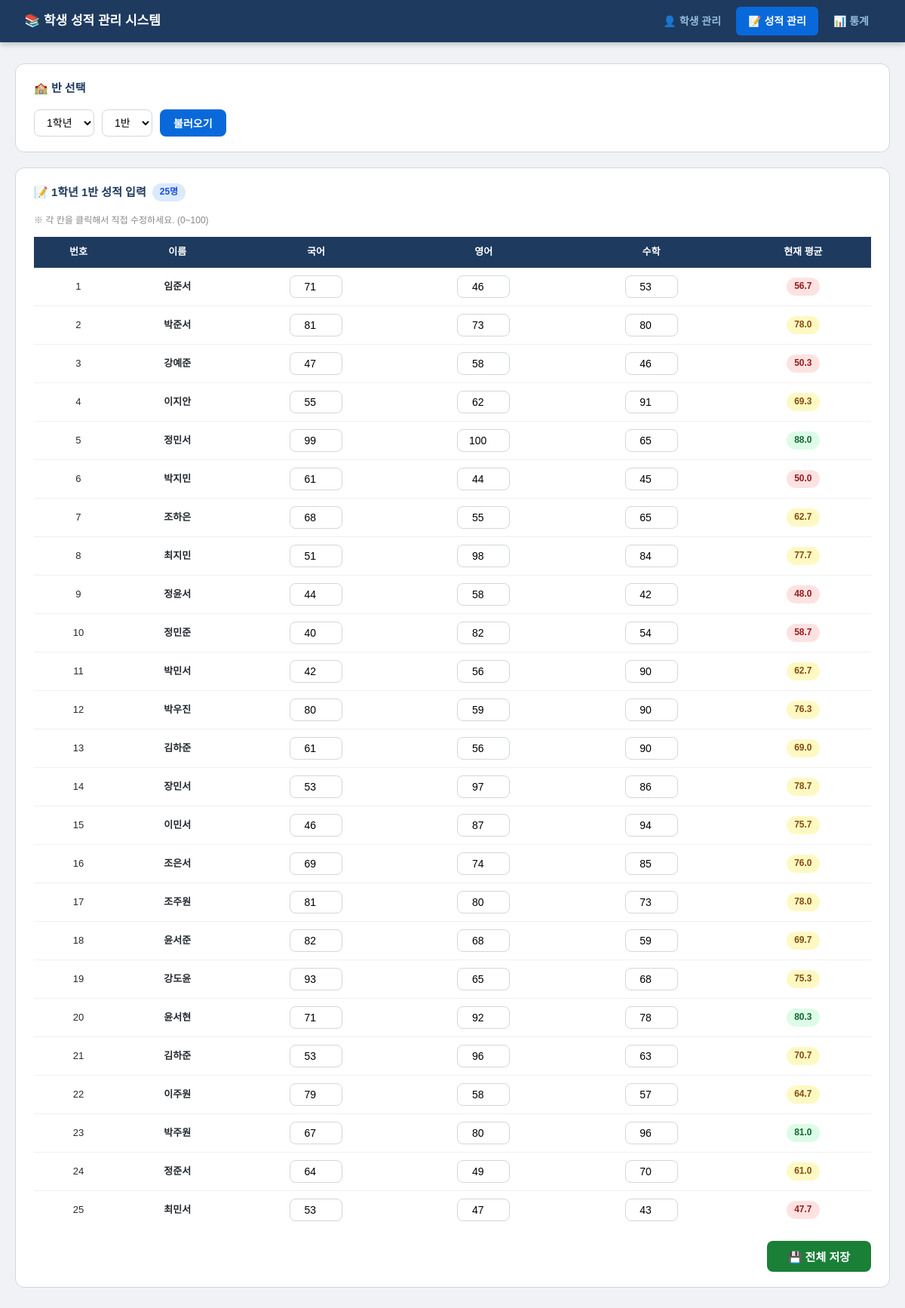
/scores, run on the app's committed database.
### tables this page shows
CREATE TABLE students(
                grade INTEGER, class_num INTEGER, num INTEGER,
                name TEXT NOT NULL,
                korean INTEGER DEFAULT 0,
                english INTEGER DEFAULT 0,
                math INTEGER DEFAULT 0,
                average REAL DEFAULT 0.0,
                PRIMARY KEY(grade,class_num,num));

### app.py (the view)
@app.route("/scores")
def scores():
    grade     = int(request.args.get("grade", 1))
    class_num = int(request.args.get("class_num", 1))
    students  = db.get_by_class(grade, class_num)
    return render_template("scores.html", students=students, grade=grade, class_num=class_num)

### app.py (called while the page is built)
@app.before_request
def setup():
    db.init()

### database/db_manager.py (called while the page is built)
    def conn(self):
        c = sqlite3.connect(self.path)
        c.row_factory = sqlite3.Row
        return c

    def get_by_class(self, grade, class_num):
        with self.conn() as c:
            return c.execute(
                "SELECT * FROM students WHERE grade=? AND class_num=? ORDER BY num",
                (grade, class_num)).fetchall()

### templates/scores.html (shortened to what this page needs)
{% extends "base.html" %}
{% block content %}
<div class="card">
  <div class="card-title">🏫 반 선택</div>
  <form action="/scores" method="GET" class="filter-form">
    <select name="grade">
      {% for g in range(1,4) %}
      <option value="{{ g }}" {{ 'selected' if g==grade }}>{{ g }}학년</option>
      {% endfor %}
    </select>
    <select name="class_num">
      {% for c in range(1,9) %}
      <option value="{{ c }}" {{ 'selected' if c==class_num }}>{{ c }}반</option>
      {% endfor %}
    </select>
    <button type="submit" class="btn btn-primary">불러오기</button>
  </form>
</div>
<div class="card">
  <div class="card-title">
    📝 {{ grade }}학년 {{ class_num }}반 성적 입력
    <span class="badge">{{ students|length }}명</span>
  </div>
  <p class="hint">※ 각 칸을 클릭해서 직접 수정하세요. (0~100)</p>
  <form action="/scores/update" method="POST">
    <div class="table-wrap">
      <table>
        <thead>
          <tr><th>번호</th><th>이름</th><th>국어</th><th>영어</th><th>수학</th><th>현재 평균</th></tr>
        </thead>
        <tbody>
          {% for s in students %}
          <tr>
            <td>{{ s['num'] }}</td>
            <td><strong>{{ s['name'] }}</strong></td>
            <td><input type="number" name="kor_{{ s['num'] }}"  value="{{ s['korean'] }}"  min="0" max="100" class="score-input"></td>
            <td><input type="number" name="eng_{{ s['num'] }}"  value="{{ s['english'] }}" min="0" max="100" class="score-input"></td>
            <td><input type="number" name="math_{{ s['num'] }}" value="{{ s['math'] }}"    min="0" max="100" class="score-input"></td>
            <td>
              {% if s['average'] > 0 %}
                <span class="avg-badge avg-{{ 'high' if s['average']>=80 else ('mid' if s['average']>=60 else 'low') }}">
                  {{ "%.1f"|format(s['average']) }}
                </span>
              {% else %}—{% endif %}
            </td>
          </tr>
          {% endfor %}
        </tbody>
      </table>
    </div>
    <div class="form-footer">
      <button type="submit" class="btn btn-success btn-lg">💾 전체 저장</button>
    </div>
  </form>
</div>
{% endblock %}

### templates/base.html (shortened to what this page needs)
<!DOCTYPE html>
<html lang="ko">
<head>
  <link rel="stylesheet" href="{{ url_for('static', filename='style.css') }}">
</head>
<body>
<nav class="navbar">
  <div class="nav-brand">📚 학생 성적 관리 시스템</div>
  <div class="nav-links">
    <a href="{{ url_for('index') }}"  class="{{ 'active' if request.endpoint=='index'  else '' }}">👤 학생 관리</a>
    <a href="{{ url_for('scores') }}" class="{{ 'active' if request.endpoint=='scores' else '' }}">📝 성적 관리</a>
    <a href="{{ url_for('stats') }}"  class="{{ 'active' if request.endpoint=='stats'  else '' }}">📊 통계</a>
  </div>
</nav>
<div class="container">
  {% block content %}{% endblock %}
</div>
</body>
</html>

### static/style.css (style rules this page uses)
*, *::before, *::after { box-sizing: border-box; margin: 0; padding: 0; }
body { font-family: "Apple SD Gothic Neo","맑은 고딕","Malgun Gothic",sans-serif; background: #f0f2f5; color: #24292f; font-size: 14px; line-height: 1.6; }
.navbar { background: #1e3a5f; padding: 0 32px; display: flex; align-items: center; justify-content: space-between; height: 56px; position: sticky; top: 0; z-index: 100; box-shadow: 0 2px 8px rgba(0,0,0,.25); }
.nav-brand { color: #fff; font-size: 17px; font-weight: 700; }
.nav-links { display: flex; gap: 4px; }
.nav-links a { color: #93bbdc; text-decoration: none; padding: 8px 16px; border-radius: 6px; font-size: 14px; font-weight: 600; transition: background .15s, color .15s; }
.nav-links a.active { background: #0969da; color: #fff; }
.container { max-width: 1200px; margin: 28px auto; padding: 0 20px; display: flex; flex-direction: column; gap: 20px; }
.card { background: #fff; border: 1px solid #d0d7de; border-radius: 12px; padding: 20px 24px; }
.card-title { font-size: 15px; font-weight: 700; color: #1e3a5f; margin-bottom: 16px; display: flex; align-items: center; gap: 8px; }
.badge { background: #dbeafe; color: #1d4ed8; font-size: 12px; font-weight: 600; padding: 2px 10px; border-radius: 999px; }
.add-form, .filter-form, .search-form { display: flex; gap: 10px; flex-wrap: wrap; align-items: center; }
input[type="text"], input[type="number"], select { border: 1px solid #d0d7de; border-radius: 8px; padding: 8px 12px; font-size: 14px; outline: none; background: #fff; transition: border-color .15s; font-family: inherit; }
input[type="number"] { width: 80px; }
.btn { padding: 8px 18px; border: none; border-radius: 8px; font-size: 14px; font-weight: 600; cursor: pointer; font-family: inherit; transition: background .15s, transform .1s; }
.btn-primary { background: #0969da; color: #fff; }
.btn-success { background: #1a7f37; color: #fff; }
.btn-lg { padding: 10px 28px; font-size: 15px; }
.table-wrap { overflow-x: auto; }
table { width: 100%; border-collapse: collapse; }
thead th { background: #1e3a5f; color: #fff; padding: 10px 14px; text-align: center; font-size: 13px; font-weight: 600; white-space: nowrap; }
tbody td { padding: 10px 14px; text-align: center; border-bottom: 1px solid #f0f0f0; font-size: 13px; }
tbody tr:last-child td { border-bottom: none; }
.avg-badge { display: inline-block; padding: 2px 10px; border-radius: 999px; font-size: 12px; font-weight: 700; }
.avg-high { background: #dcfce7; color: #166534; }
.avg-mid { background: #fef9c3; color: #854d0e; }
.avg-low { background: #fee2e2; color: #991b1b; }
.score-input { width: 70px !important; text-align: center; padding: 6px 8px !important; }
.hint { font-size: 12px; color: #888; margin-bottom: 12px; }
.form-footer { margin-top: 16px; display: flex; justify-content: flex-end; }

### data on the page
students: num "1", name "임준서", korean "71", english "46", math "53", average "56.7"
students: num "2", name "박준서", korean "81", english "73", math "80", average "78.0"
students: num "3", name "강예준", korean "47", english "58", math "46", average "50.3"
students: num "4", name "이지안", korean "55", english "62", math "91", average "69.3"
students: num "5", name "정민서", korean "99", english "100", math "65", average "88.0"
students: num "6", name "박지민", korean "61", english "44", math "45", average "50.0"
students: num "7", name "조하은", korean "68", english "55", math "65", average "62.7"
students: num "8", name "최지민", korean "51", english "98", math "84", average "77.7"
students: num "9", name "정윤서", korean "44", english "58", math "42", average "48.0"
students: num "10", name "정민준", korean "40", english "82", math "54", average "58.7"
students: num "11", name "박민서", korean "42", english "56", math "90", average "62.7"
students: num "12", name "박우진", korean "80", english "59", math "90", average "76.3"
students: num "13", name "김하준", korean "61", english "56", math "90", average "69.0"
students: num "14", name "장민서", korean "53", english "97", math "86", average "78.7"
students: num "15", name "이민서", korean "46", english "87", math "94", average "75.7"
students: num "16", name "조은서", korean "69", english "74", math "85", average "76.0"
students: num "17", name "조주원", korean "81", english "80", math "73", average "78.0"
students: num "18", name "윤서준", korean "82", english "68", math "59", average "69.7"
students: num "19", name "강도윤", korean "93", english "65", math "68", average "75.3"
students: num "20", name "윤서현", korean "71", english "92", math "78", average "80.3"
students: num "21", name "김하준", korean "53", english "96", math "63", average "70.7"
students: num "22", name "이주원", korean "79", english "58", math "57", average "64.7"
students: num "23", name "박주원", korean "67", english "80", math "96", average "81.0"
students: num "24", name "정준서", korean "64", english "49", math "70", average "61.0"
students: num "25", name "최민서", korean "53", english "47", math "43", average "47.7"

### other printed values
{{ grade }} "1"
{{ class_num }} "1"
{{ students|length }} "25"
form field grade "1학년"
form field class_num "1반"
